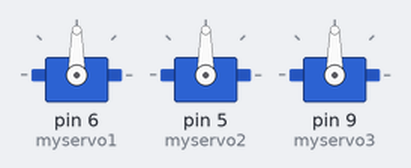
Recording of a program running on a simulated Arduino Uno, built with avr-gcc and run on an emulated ATmega328P. Shown: 3 × servo.

Above: at 0.1 s.
At 4.0 s:
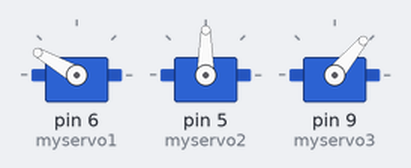
At 17.27 s:
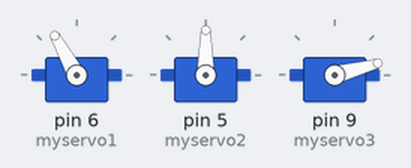
At 33.0 s:
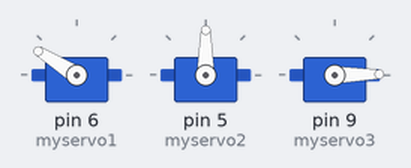
Timing chart, 0 to 40.0 s (numbered marks = the images above):
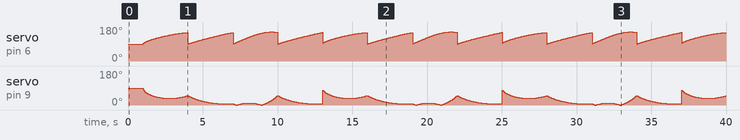

The program:

main.cpp
```cpp
/**
 * @file main.cpp
 * @brief メインプログラムarduinoUNO
 * @author 38ta2
 * @date 14Des2022
 * @details loop内に記述target_posの値で動く
 */
#include <Arduino.h>
#include <stdio.h>
#include <unistd.h>
#include <Servo.h>
#include "matrix.h"
#include "calculate.hpp"
#include "param.hpp"

// ！ Servoオブジェクトの宣言
Servo myservo1, myservo2, myservo3;

/**
 * @fn void setup
 * @brief サーボ初期設定
 * @details サーボのピン割とパルス、初期値設定
 */
void setup()
{
    myservo1.attach(6, 500, 2400); // サーボの割当(パルス幅500~2400msに指定)
    myservo2.attach(5, 500, 2400); // サーボの割当(パルス幅500~2400msに指定)
    myservo3.attach(9, 500, 2400); // サーボの割当(パルス幅500~2400msに指定)
    // printf("2");
    myservo1.write(90);
    myservo2.write(90);
    myservo3.write(90);
    delay(1000);
}
/**
 * @fn void loop
 * @brief メインloop
 * @details Arduinoのメイン関数
 */
void loop()
{

    // uint8_t operating_mode[JOINT_NUM] = {POSITION_CONTROL_MODE, POSITION_CONTROL_MODE, POSITION_CONTROL_MODE, POSITION_CONTROL_MODE, POSITION_CONTROL_MODE, POSITION_CONTROL_MODE, POSITION_CONTROL_MODE, POSITION_CONTROL_MODE};
    VECTOR_3D target_pos = {0};                // 目標位置格納用の変数
    VECTOR_3D target_pos1 = {0.090, 0.050, 0}; // 目標位置1
    VECTOR_3D target_pos2 = {0.090, 0.090, 0}; // 目標位置2
    VECTOR_3D target_pos3 = {0.120, 0.090, 0}; // 目標位置3
    VECTOR_3D target_pos4 = {0.120, 0.050, 0}; // 目標位置4
    VECTOR_3D present_pos = {0};               // 現在位置格納用の変数
    VECTOR_3D current_pos = {0};

    double target_theta[JOINT_NUM] = {0};  // 目標角度格納用の変数
    double present_theta[JOINT_NUM] = {0}; // 現在角度を格納する変数
    double rad[JOINT_NUM] = {0};

    int state = 0; // 目標位置を切り替えるための変数
    int cnt = 0;   // ループのカウント

    target_pos = target_pos4;
    // main関数のループ
    for (cnt = 1; cnt <= 10; cnt++)
    { // 10回繰り返したらプログラムを終了する
        cnt += 1;
        double t_int;
        double t_now;
        double t;
        double s = 0;

        t_int = millis();
        t_now = millis();

        while (s < 1)
        {
            t_now = millis();
            t = t_now - t_int;
            s = t / 3000;
            current_pos.x = target_pos.x * s + present_pos.x * (1 - s);
            current_pos.y = target_pos.y * s + present_pos.y * (1 - s);
            current_pos.z = target_pos.z * s + present_pos.z * (1 - s);
            if (inverseKinematics2Dof(current_pos, target_theta))
            {
                break;
            }
            // setCranex7Angle(target_theta);
            for (int i = 1; i < 4; i++)
            {
                rad[i] = target_theta[i] * (180 / M_PI);
                rad[i] += 90;
                rad[i] = abs(rad[i]);
            }
            myservo1.write(rad[1]);
            myservo3.write(rad[3]);
        }

        present_theta[JOINT_NUM] = target_theta[JOINT_NUM]; // 現在角度を格納する変数
        //   double present_current[JOINT_NUM] = {1.7, 1.7, 1.7};       //現在トルクを格納する変数
        //   getCranex7JointState(present_theta, present_angvel, present_current);
        forwardKinematics2Dof(&present_pos, present_theta);
        //   printf("Target position [x y]:[%lf %lf]\n", target_pos.x, target_pos.y);
        //   printf("Present position [x y]:[%lf %lf]\n", present_pos.x, present_pos.y);

        // target_angleを変更
        if (state == 0)
        {
            state = 1;
            target_pos = target_pos2;
        }

        else
        {
            state = 0;
            target_pos = target_pos1;
        }
    } // end main while

    // brakeCranex7Joint(); // CRANE X7をブレーキにして終了
    //  closeCranex7Port();  //シリアルポートを閉じる
    // return 0;
}
```

calculate.hpp
```cpp
/**
 * @file caluculate.h
 * @brief 角度の制限範囲
 * @author 38ta2
 * @date 14Des2022
 * @details 角度を指定している変数をアクセス可能変数に変える
 */
#pragma once
#include <matrix.h>
int forwardKinematics2Dof(VECTOR_3D *p, double *theta);
int inverseKinematics2Dof(VECTOR_3D p, double *theta);
```

matrix.h
```cpp
#pragma once
/**
 * @file matrix.h
 * @brief bare minimum matrix library
 * @author RT Corporation
 * @date 2019-2020
 * @copyright License: Apache License, Version 2.0
 */
// Copyright 2019 RT Corporation
//
// Licensed under the Apache License, Version 2.0 (the "License");
// you may not use this file except in compliance with the License.
// You may obtain a copy of the License at
//
//     http://www.apache.org/licenses/LICENSE-2.0
//
// Unless required by applicable law or agreed to in writing, software
// distributed under the License is distributed on an "AS IS" BASIS,
// WITHOUT WARRANTIES OR CONDITIONS OF ANY KIND, either express or implied.
// See the License for the specific language governing permissions and
// limitations under the License.

#ifndef MATRIX_H_
#define MATRIX_H_

//// Structure definition ////
/**
 * @struct VECTOR_3D
 * @brief 3 dimentional vector
 */
typedef struct
{
    double x;
    double y;
    double z;
} VECTOR_3D;

/**
 * @struct MATRIX_3D
 * @brief 3 raws x 3 columns matrix
 */
typedef struct
{
    double a[3][3];
} MATRIX_3D;

/**
 * @struct VECTOR_4D
 * @brief 4 dimentional vector
 */
typedef struct
{
    double x[4];
} VECTOR_4D;

/**
 * @struct MATRIX_4D
 * @brief 4 raws x 4 columns matrix
 */
typedef struct
{
    double a[4][4];
} MATRIX_4D;

//// Prototype declaration ////
MATRIX_3D mulMatMat3D(MATRIX_3D, MATRIX_3D);
VECTOR_3D mulMatVec3D(MATRIX_3D, VECTOR_3D);
MATRIX_3D mulScoMat3D(double, MATRIX_3D);
VECTOR_3D mulScoVec3D(double, VECTOR_3D);
VECTOR_3D crsVecVec3D(VECTOR_3D, VECTOR_3D);
MATRIX_3D sumMatMat3D(MATRIX_3D, MATRIX_3D);
VECTOR_3D sumVecVec3D(VECTOR_3D, VECTOR_3D);
VECTOR_3D subVecVec3D(VECTOR_3D, VECTOR_3D);
MATRIX_3D transeposeMat3D(MATRIX_3D);
int inverseMat3D(MATRIX_3D, MATRIX_3D *);
MATRIX_4D mulMatMat4D(MATRIX_4D, MATRIX_4D);
VECTOR_4D mulMatVec4D(MATRIX_4D, VECTOR_4D);

#endif
```

param.hpp
```cpp
/**
 * @file param.h
 * @brief 角度の制限範囲を指定
 * @author 38ta2
 * @date 14Des2022
 * @details 角度を指定している
 */
#pragma once
typedef struct
{
    //! minimum movable range
    double min;
    //! maximum movable range
    double max;
} JOINT_RANGE;

#ifndef JOINT_NUM
#define JOINT_NUM (3)
#endif

static const JOINT_RANGE joint_range[JOINT_NUM] = {
    /*  min [rad], max[rad]  */
    {-2.740, 2.740}, // joint 1
    {0.000, 3.141},  // joint 2
    {-2.740, 2.740}, // joint 3
};
void getJointRange(JOINT_RANGE *joint_parameter);
```

calculate.cpp
```cpp
/**
 * @file caluclate.cpp
 * @brief 逆運動学演算ライブラリ、リンク長さ固定
 * @author 38ta2
 * @date 14Des2022
 * @details 指定された位置ベクトルで逆運動学をといてtheta1,3を出力
 */

#include <stdio.h>
#include <math.h>
#include "calculate.hpp"
#include "param.hpp"
/**
 * @fn int forwardKinematics2Dof
 * @brief 順運動学ライブラリ
 * @param [in] theta 入力角度行列
 * @return VECTOR_3D 入力した位置ベクトルの値
 * @details 現在の角度を入力して現在地ベクトルを出力する
 */
int forwardKinematics2Dof(VECTOR_3D *p, double *theta)
{
    //! 制作したリンクの長さ
    double L1 = 0.080;
    double L2 = 0.055;

    //! 三角関数の定義
    double C1 = cos(theta[1]);
    double C12 = cos(theta[1] + theta[3]);
    double S1 = sin(theta[1]);
    double S12 = sin(theta[1] + theta[3]);

    //! 座標の計算法
    p->x = L1 * C1 + L2 * C12;
    p->y = L1 * S1 + L2 * S12;

    return 0;
}

/**
 * @fn int inverseKinematics2Dof
 * @brief 逆運動学
 * @param [in] VECTOR_3D 目標位置をベクトル指定
 * @return theta 目標角度
 * @details lib 逆運動学をといて目標姿勢となる角度を割り出す
 */
int inverseKinematics2Dof(VECTOR_3D p, double *theta)
{
    double L1 = 0.080;
    double L2 = 0.055;

    double S2, C2;

    // ！ 手先位置の値が可動範囲の外であればエラー値を返す
    if (((pow(L1 - L2, 2)) > (p.x * p.x + p.y * p.y)) || ((p.x * p.x + p.y * p.y) > (pow(L1 + L2, 2))))
    {
        printf("Target position is out of range.\n");
        return 1;
    }

    //! 2軸目theta[1]と4軸目theta[3]以外は0 radで固定
    for (int i = 0; i < 3; i++)
    {
        theta[i] = 0;
    }

    //! θ2の角度
    C2 = (p.x * p.x + p.y * p.y - L1 * L1 - L2 * L2) / (2 * L1 * L2);
    // !acosの戻り値[0:π]、CRANE-X7においてθ2の可動はマイナス方向のみ
    theta[3] = -acos(C2);
    // ！ θ1の角度
    S2 = sin(theta[3]);
    theta[1] = atan2((-L2 * S2 * p.x + (L1 + L2 * C2) * p.y), ((L1 + L2 * C2) * p.x + L2 * S2 * p.y));

    // ！ 得られた関節角度が可動範囲外であればエラーを返す
    for (int i = 0; i < 3; i++)
    {
        int r = i - 1;
        // printf("%d is i_limit", i);
        if (((joint_range[i].min) > (theta[r])) || ((theta[r]) > (joint_range[i].max)))
        {
            printf("Theta %d is out of range. \n", i);
            return 1;
        }
    }
    return 0;
}
```

matrix.cpp
```cpp
// (licence header left out)
// Copyright 2020 RT Corporation
//
// Licensed under the Apache License, Version 2.0 (the "License");
// you may not use this file except in compliance with the License.
// You may obtain a copy of the License at
//
//     http://www.apache.org/licenses/LICENSE-2.0
//
// Unless required by applicable law or agreed to in writing, software
// distributed under the License is distributed on an "AS IS" BASIS,
// WITHOUT WARRANTIES OR CONDITIONS OF ANY KIND, either express or implied.
// See the License for the specific language governing permissions and
// limitations under the License.

#include "matrix.h"

/**
 * @fn MATRIX_3D mulMatMat3D(MATRIX_3D*, MATRIX_3D*)
 * @brief multiple 3x3 matrix and 3x3 matrix
 * @param[in] MATRIX_3D 3x3 matrix
 * @param[in] MATRIX_3D 3x3 matrix
 * @return result of multiplication
 */
MATRIX_3D mulMatMat3D(MATRIX_3D MatA, MATRIX_3D MatB)
{
    MATRIX_3D result;

    for (int i = 0; i < 3; i++)
    {
        for (int j = 0; j < 3; j++)
        {
            result.a[i][j] = 0;
            for (int k = 0; k < 3; k++)
            {
                result.a[i][j] += MatA.a[i][k] * MatB.a[k][j];
            }
        }
    }
    return result;
};

/**
 * @fn VECTOR_3D mulMatVec3D(MATRIX_3D*, VECTOR_3D*)
 * @brief multiple 3x3 matrix and 3 dimentional vector
 * @param[in] MATRIX_3D 3x3 matrix
 * @param[in] VECTOR_3D 3 dimentional vector
 * @return result of multiplication
 */
VECTOR_3D mulMatVec3D(MATRIX_3D MatA, VECTOR_3D VecA)
{
    VECTOR_3D result;

    result.x = MatA.a[0][0] * VecA.x + MatA.a[0][1] * VecA.y + MatA.a[0][2] * VecA.z;
    result.y = MatA.a[1][0] * VecA.x + MatA.a[1][1] * VecA.y + MatA.a[1][2] * VecA.z;
    result.z = MatA.a[2][0] * VecA.x + MatA.a[2][1] * VecA.y + MatA.a[2][2] * VecA.z;

    return result;
};

/**
 * @fn MATRIX_3D mulScoMat3D(double, MATRIX_3D*)
 * @brief multiple scolar value and 3x3 matrix
 * @param[in] double scolar value
 * @param[in] MATRIX_3D 3x3 matrix
 * @return result of multiplication
 */
MATRIX_3D mulScoMat3D(double c, MATRIX_3D MatA)
{
    MATRIX_3D result;

    for (int i = 0; i < 3; i++)
    {
        for (int j = 0; j < 3; j++)
        {
            result.a[i][j] = c * MatA.a[i][j];
        }
    }

    return result;
};

/**
 * @fn VECTOR_3D mulScoVec3D(double, VECTOR_3D *)
 * @brief multiple scolar value and 3 dimentional vector
 * @param[in] double scolar value
 * @param[in] VECTOR_3D 3 dimentional vector
 * @return result of multiplication
 */
VECTOR_3D mulScoVec3D(double c, VECTOR_3D VecA)
{
    VECTOR_3D result;

    result.x = c * VecA.x;
    result.y = c * VecA.y;
    result.z = c * VecA.z;

    return result;
};

/**
 * @fn VECTOR_3D crsVecVec3D(VECTOR_3D *, VECTOR_3D *)
 * @brief cross product of 3 dimentional vector and 3 dimentional vector
 * @param[in] VECTOR_3D 3 dimentional vector
 * @param[in] VECTOR_3D 3 dimentional vector
 * @return result of cross product
 */
VECTOR_3D crsVecVec3D(VECTOR_3D VecA, VECTOR_3D VecB)
{
    VECTOR_3D result;

    result.x = VecA.y * VecB.z - VecA.z * VecB.y;
    result.y = VecA.z * VecB.x - VecA.x * VecB.z;
    result.z = VecA.x * VecB.y - VecA.y * VecB.x;

    return result;
};

/**
 * @fn MATRIX_3D sumMatMat3D(MATRIX_3D *, MATRIX_3D *)
 * @brief summation of 3x3 matrix and 3x3 matrix
 * @param[in] MATRIX_3D 3x3 matrix
 * @param[in] MATRIX_3D 3x3 matrix
 * @return result of summation
 */
MATRIX_3D sumMatMat3D(MATRIX_3D MatA, MATRIX_3D MatB)
{
    MATRIX_3D result;

    for (int i = 0; i < 3; i++)
    {
        for (int j = 0; j < 3; j++)
        {
            result.a[i][j] = MatA.a[i][j] + MatB.a[i][j];
        }
    }

    return result;
};

/**
 * @fn VECTOR_3D sumVecVec3D(VECTOR_3D *, VECTOR_3D *)
 * @brief summation of 3 dimentional vector and 3 dimentional vector
 * @param[in] VECTOR_3D 3 dimentional vector
 * @param[in] VECTOR_3D 3 dimentional vector
 * @return result of summation
 */
VECTOR_3D sumVecVec3D(VECTOR_3D VecA, VECTOR_3D VecB)
{
    VECTOR_3D result;

    result.x = VecA.x + VecB.x;
    result.y = VecA.y + VecB.y;
    result.z = VecA.z + VecB.z;

    return result;
};

/**
 * @fn VECTOR_3D subVecVec3D(VECTOR_3D *, VECTOR_3D *)
 * @brief subtraction of 3 dimentional vector and 3 dimentional vector
 * @param[in] VECTOR_3D 3 dimentional vector
 * @param[in] VECTOR_3D 3 dimentional vector
 * @return result of subtraction
 */
VECTOR_3D subVecVec3D(VECTOR_3D VecA, VECTOR_3D VecB)
{
    VECTOR_3D result;

    result.x = VecA.x - VecB.x;
    result.y = VecA.y - VecB.y;
    result.z = VecA.z - VecB.z;

    return result;
};

/**
 * @fn MATRIX_3D transeposeMat3D(MATRIX_3D *)
 * @brief transpose 3x3 matrix
 * @param[in] VECTOR_3D 3 dimentional vector
 * @return result of transpose
 */
MATRIX_3D transeposeMat3D(MATRIX_3D MatA)
{
    MATRIX_3D result;

    for (int i = 0; i < 3; i++)
    {
        for (int j = 0; j < 3; j++)
        {
            result.a[i][j] = MatA.a[j][i];
        }
    }

    return result;
};

/**
 * @fn int inverseMat3D(MATRIX_3D *, MATRIX_3D *)
 * @brief summation of 3x3 matrix and 3x3 matrix
 * @param[in] MATRIX_3D 3x3 matrix
 * @param[out] MATRIX_3D* inversed matrix
 * @return Success or failure
 */
int inverseMat3D(MATRIX_3D MatA, MATRIX_3D *InvA)
{
    double detMatA = MatA.a[0][0] * MatA.a[1][1] * MatA.a[2][2] + MatA.a[0][1] * MatA.a[1][2] * MatA.a[2][0] + MatA.a[0][2] * MatA.a[1][0] * MatA.a[2][1] - MatA.a[0][2] * MatA.a[1][1] * MatA.a[2][0] - MatA.a[0][1] * MatA.a[1][0] * MatA.a[2][2] - MatA.a[0][0] * MatA.a[1][2] * MatA.a[2][1];
    if (detMatA == 0)
        return 0;

    InvA->a[0][0] = (MatA.a[1][1] * MatA.a[2][2] - MatA.a[1][2] * MatA.a[2][1]) / detMatA;
    InvA->a[0][1] = -(MatA.a[0][1] * MatA.a[2][2] - MatA.a[0][2] * MatA.a[2][1]) / detMatA;
    InvA->a[0][2] = (MatA.a[0][1] * MatA.a[1][2] - MatA.a[0][2] * MatA.a[1][1]) / detMatA;
    InvA->a[1][0] = -(MatA.a[1][0] * MatA.a[2][2] - MatA.a[1][2] * MatA.a[2][1]) / detMatA;
    InvA->a[1][1] = (MatA.a[0][0] * MatA.a[2][2] - MatA.a[0][2] * MatA.a[2][0]) / detMatA;
    InvA->a[1][2] = -(MatA.a[0][0] * MatA.a[1][2] - MatA.a[0][2] * MatA.a[1][0]) / detMatA;
    InvA->a[2][0] = (MatA.a[1][0] * MatA.a[2][1] - MatA.a[1][1] * MatA.a[2][0]) / detMatA;
    InvA->a[2][1] = -(MatA.a[0][0] * MatA.a[2][1] - MatA.a[0][1] * MatA.a[2][0]) / detMatA;
    InvA->a[2][2] = (MatA.a[0][0] * MatA.a[1][1] - MatA.a[0][1] * MatA.a[1][0]) / detMatA;

    return 1;
}

/**
 * @fn MATRIX_4D mulMatMat4D(MATRIX_4D *, MATRIX_4D *)
 * @brief multiple 4x4 matrix and 4x4 matrix
 * @param[in] MATRIX_4D 4x4 matrix
 * @param[in] MATRIX_4D 4x4 matrix
 * @return result of multiplication
 */
MATRIX_4D mulMatMat4D(MATRIX_4D MatA, MATRIX_4D MatB)
{
    MATRIX_4D result;

    for (int i = 0; i < 4; i++)
    {
        for (int j = 0; j < 4; j++)
        {
            result.a[i][j] = 0;
            for (int k = 0; k < 4; k++)
            {
                result.a[i][j] += MatA.a[i][k] * MatB.a[k][j];
            }
        }
    }
    return result;
};

/**
 * @fn VECTOR_4D mulMatVec4D(MATRIX_4D *, VECTOR_4D *)
 * @brief multiple 4x4 matrix and 4 dimentional vector
 * @param[in] MATRIX_4D 4x4 matrix
 * @param[in] VECTOR_4D 4 dimentional vector
 * @return result of multiplication
 */
VECTOR_4D mulMatVec4D(MATRIX_4D MatA, VECTOR_4D VecA)
{
    VECTOR_4D result;

    for (int i = 0; i < 4; i++)
    {
        result.x[i] = 0;
        for (int j = 0; j < 4; j++)
        {
            result.x[i] += MatA.a[i][j] * VecA.x[j];
        }
    }
    return result;
};
```

param.cpp
```cpp
/**
 * @file param.h
 * @brief 角度の制限範囲
 * @author 38ta2
 * @date 14Des2022
 * @details 角度を指定している変数をアクセス可能変数に変える
 */
#include <param.hpp>

/**
 * @fn void getJointRange
 * @brief 定数保護
 * @param [in] JOINT_RANGE 制限角度定数
 * @return joint_parameter 計算に用いる制限角度
 * @details 制限角度を入力してアクセス用の制限角度を出力する
 */
void getJointRange(JOINT_RANGE *joint_parameter)
{
    int i;
    for (i = 0; i < JOINT_NUM; i++)
    {
        joint_parameter[i] = joint_range[i];
    }
}
```
